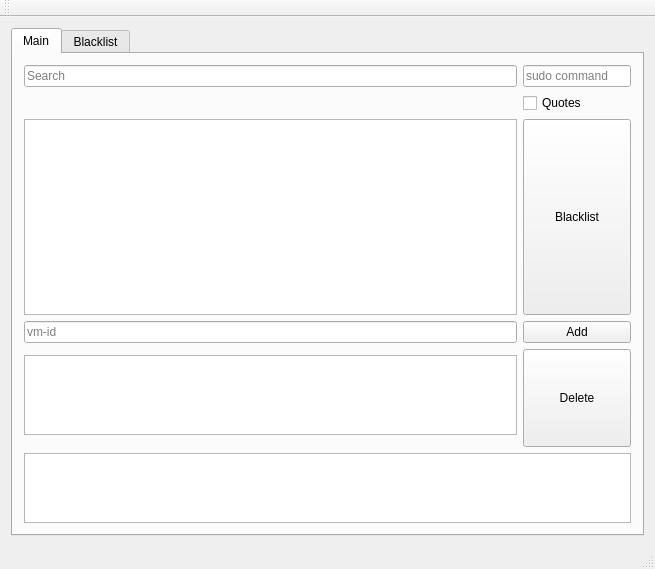
<?xml version="1.0" encoding="UTF-8"?>
<ui version="4.0">
 <class>MainWindow</class>
 <widget class="QMainWindow" name="MainWindow">
  <property name="geometry">
   <rect>
    <x>0</x>
    <y>0</y>
    <width>655</width>
    <height>569</height>
   </rect>
  </property>
  <property name="windowTitle">
   <string>libvirt-usb-gui</string>
  </property>
  <widget class="QWidget" name="centralWidget">
   <property name="enabled">
    <bool>true</bool>
   </property>
   <layout class="QGridLayout" name="gridLayout_4">
    <item row="0" column="0">
     <widget class="QTabWidget" name="tabWidget">
      <property name="currentIndex">
       <number>0</number>
      </property>
      <widget class="QWidget" name="tab_main">
       <attribute name="title">
        <string>Main</string>
       </attribute>
       <layout class="QGridLayout" name="gridLayout_3">
        <item row="0" column="0">
         <layout class="QGridLayout" name="gridLayout_2">
          <item row="8" column="0">
           <widget class="QListWidget" name="vm_ids">
            <property name="sizePolicy">
             <sizepolicy hsizetype="Expanding" vsizetype="Expanding">
              <horstretch>0</horstretch>
              <verstretch>0</verstretch>
             </sizepolicy>
            </property>
            <property name="maximumSize">
             <size>
              <width>16777215</width>
              <height>80</height>
             </size>
            </property>
            <property name="dragDropMode">
             <enum>QAbstractItemView::InternalMove</enum>
            </property>
            <property name="currentRow">
             <number>-1</number>
            </property>
           </widget>
          </item>
          <item row="12" column="0" colspan="2">
           <widget class="QTextBrowser" name="log">
            <property name="sizePolicy">
             <sizepolicy hsizetype="Expanding" vsizetype="Expanding">
              <horstretch>0</horstretch>
              <verstretch>1</verstretch>
             </sizepolicy>
            </property>
            <property name="maximumSize">
             <size>
              <width>16777215</width>
              <height>192</height>
             </size>
            </property>
           </widget>
          </item>
          <item row="6" column="1">
           <widget class="QPushButton" name="add_vm_id">
            <property name="text">
             <string>Add</string>
            </property>
           </widget>
          </item>
          <item row="5" column="1">
           <widget class="QPushButton" name="blacklist_button">
            <property name="sizePolicy">
             <sizepolicy hsizetype="Minimum" vsizetype="Preferred">
              <horstretch>0</horstretch>
              <verstretch>0</verstretch>
             </sizepolicy>
            </property>
            <property name="focusPolicy">
             <enum>Qt::StrongFocus</enum>
            </property>
            <property name="text">
             <string>Blacklist</string>
            </property>
           </widget>
          </item>
          <item row="7" column="1" rowspan="4">
           <widget class="QPushButton" name="delete_button">
            <property name="sizePolicy">
             <sizepolicy hsizetype="Minimum" vsizetype="Preferred">
              <horstretch>0</horstretch>
              <verstretch>0</verstretch>
             </sizepolicy>
            </property>
            <property name="text">
             <string>Delete</string>
            </property>
           </widget>
          </item>
          <item row="5" column="0">
           <widget class="QListWidget" name="usb_devices">
            <property name="sizePolicy">
             <sizepolicy hsizetype="Expanding" vsizetype="Expanding">
              <horstretch>0</horstretch>
              <verstretch>3</verstretch>
             </sizepolicy>
            </property>
            <property name="flow">
             <enum>QListView::TopToBottom</enum>
            </property>
            <property name="sortingEnabled">
             <bool>false</bool>
            </property>
           </widget>
          </item>
          <item row="6" column="0">
           <widget class="QLineEdit" name="vm_id">
            <property name="placeholderText">
             <string>vm-id</string>
            </property>
           </widget>
          </item>
          <item row="2" column="1">
           <widget class="QLineEdit" name="sudo_command">
            <property name="sizePolicy">
             <sizepolicy hsizetype="Preferred" vsizetype="Fixed">
              <horstretch>0</horstretch>
              <verstretch>0</verstretch>
             </sizepolicy>
            </property>
            <property name="placeholderText">
             <string>sudo command</string>
            </property>
           </widget>
          </item>
          <item row="2" column="0">
           <widget class="QLineEdit" name="search_bar">
            <property name="toolTip">
             <string/>
            </property>
            <property name="statusTip">
             <string/>
            </property>
            <property name="whatsThis">
             <string/>
            </property>
            <property name="placeholderText">
             <string>Search</string>
            </property>
           </widget>
          </item>
          <item row="4" column="1">
           <widget class="QCheckBox" name="button_quotes">
            <property name="toolTip">
             <string>wrap command in double quotes</string>
            </property>
            <property name="text">
             <string>Quotes</string>
            </property>
           </widget>
          </item>
         </layout>
        </item>
       </layout>
      </widget>
      <widget class="QWidget" name="tab_blacklist">
       <attribute name="title">
        <string>Blacklist</string>
       </attribute>
       <layout class="QGridLayout" name="gridLayout_5">
        <item row="0" column="1">
         <widget class="QListWidget" name="blacklist"/>
        </item>
        <item row="0" column="2">
         <widget class="QPushButton" name="button_whitelist">
          <property name="sizePolicy">
           <sizepolicy hsizetype="Minimum" vsizetype="Preferred">
            <horstretch>0</horstretch>
            <verstretch>0</verstretch>
           </sizepolicy>
          </property>
          <property name="text">
           <string>Whitelist</string>
          </property>
         </widget>
        </item>
       </layout>
      </widget>
     </widget>
    </item>
   </layout>
  </widget>
  <widget class="QMenuBar" name="menuBar">
   <property name="geometry">
    <rect>
     <x>0</x>
     <y>0</y>
     <width>655</width>
     <height>30</height>
    </rect>
   </property>
  </widget>
  <widget class="QToolBar" name="mainToolBar">
   <attribute name="toolBarArea">
    <enum>TopToolBarArea</enum>
   </attribute>
   <attribute name="toolBarBreak">
    <bool>false</bool>
   </attribute>
  </widget>
  <widget class="QStatusBar" name="statusBar"/>
 </widget>
 <layoutdefault spacing="6" margin="11"/>
 <resources/>
 <connections/>
</ui>
